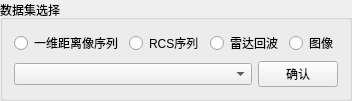
                 <widget class="QGroupBox" name="groupBox_3">
                  <property name="title">
                   <string>数据集选择</string>
                  </property>
                  <layout class="QVBoxLayout" name="verticalLayout_7">
                   <item>
                    <layout class="QHBoxLayout" name="horizontalLayout_11">
                     <item>
                      <widget class="QRadioButton" name="radioButton_HRRP_choice">
                       <property name="text">
                        <string>一维距离像序列</string>
                       </property>
                       <property name="checkable">
                        <bool>true</bool>
                       </property>
                       <property name="checked">
                        <bool>false</bool>
                       </property>
                      </widget>
                     </item>
                     <item>
                      <widget class="QRadioButton" name="radioButton_RCS_choice">
                       <property name="text">
                        <string>RCS序列</string>
                       </property>
                      </widget>
                     </item>
                     <item>
                      <widget class="QRadioButton" name="radioButton_RADIO_choice">
                       <property name="text">
                        <string>雷达回波</string>
                       </property>
                      </widget>
                     </item>
                     <item>
                      <widget class="QRadioButton" name="radioButton_IMAGE_choice">
                       <property name="text">
                        <string>图像</string>
                       </property>
                      </widget>
                     </item>
                    </layout>
                   </item>
                   <item>
                    <layout class="QHBoxLayout" name="horizontalLayout_12">
                     <item>
                      <widget class="QComboBox" name="comboBox_datasetNameChoice">
                       <property name="sizePolicy">
                        <sizepolicy hsizetype="Preferred" vsizetype="Fixed">
                         <horstretch>0</horstretch>
                         <verstretch>0</verstretch>
                        </sizepolicy>
                       </property>
                       <property name="minimumSize">
                        <size>
                         <width>20</width>
                         <height>0</height>
                        </size>
                       </property>
                      </widget>
                     </item>
                     <item>
                      <widget class="QPushButton" name="pushButton_datasetConfirm">
                       <property name="sizePolicy">
                        <sizepolicy hsizetype="Fixed" vsizetype="Fixed">
                         <horstretch>0</horstretch>
                         <verstretch>0</verstretch>
                        </sizepolicy>
                       </property>
                       <property name="text">
                        <string>确认</string>
                       </property>
                      </widget>
                     </item>
                    </layout>
                   </item>
                  </layout>
                 </widget>
